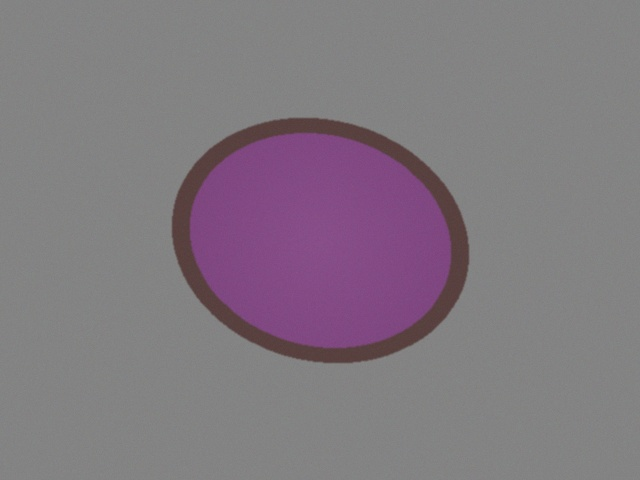
#> input picture cv-service/samples/sack1_seed_1.jpg, 640 x 480 px; its folder holds only this picture in this run
$ python check_rot.py
#> lines starting #> are read from the running program, lines starting #| are printed output that depends on the picture; after the words box and inside, x2 and y2 are one past the last pixel; in counts of white or black regions, pixels touching at a corner belong together
### cv-service/rot_model.py
import math
import os
from pathlib import Path

_HERE = Path(__file__).parent


def _load_env_file():
    # repo-root .env.local (shared with the Next app), then cv-service/.env as a fallback.
    # setdefault means a variable already set in the terminal wins, then the first file found.
    for p in (_HERE.parent / ".env.local", _HERE / ".env"):
        if not p.exists():
            continue
        for line in p.read_text(encoding="utf-8-sig").splitlines():
            line = line.strip()
            if not line or line.startswith("#") or "=" not in line:
                continue
            k, v = line.split("=", 1)
            os.environ.setdefault(k.strip(), v.strip().strip('"').strip("'"))


_load_env_file()

ENABLED = os.environ.get("ROT_MODEL_ENABLED", "false").strip().lower() in ("1", "true", "yes", "on")

_bundle = None
if ENABLED:
    try:
        import joblib  # only imported when the model is switched on

        _bundle = joblib.load(_HERE / "rot_model.joblib")
    except Exception as e:  # missing file, sklearn mismatch, etc.
        print(f"[rot_model] enabled but load failed, using rule only: {e}")
else:
    print("[rot_model] disabled (ROT_MODEL_ENABLED is not true), using rule only")

ACTIVE = _bundle is not None


# [13 lines left out: function _row, not called in this run]


def rot_probability(debug: dict):
    """P(rot), or None when the model is off, failed to load, or nothing was measured."""
    if not ACTIVE:
        return None
    try:
        return float(_bundle["model"].predict_proba([_row(debug)])[0][1])
    except (KeyError, ValueError, TypeError):
        return None  # e.g. "no slice found" leaves debug without these keys

### cv-service/color_index.py
"""
Colour-index analyzer for ONE sliced-ube photo (cross-section on a matte gray
lightbox background).

Pipeline:
  1. Decode + downscale
  2. Convert to CIELAB (perceptual colour space)
  3. Segment the slice: anything clearly different from the background colour
     (estimated from the image border) is the slice
  4. Keep only the inner "core" of the slice (drops the skin ring and edges)
  5. Correct colour cast: the background is supposed to be neutral gray, so any
     a*/b* offset in it is a white-balance error we subtract from the flesh
  6. Pigment score = median purple-axis chroma of the core, mapped to 0-100
  7. Heuristic defect flags (browning / rot / not_ube / pale_flesh)

STATUS: every number in CAL is a starting guess validated only on synthetic
images (see test_color_index.py). Calibrate on real photos before trusting it.
The defect flags are simple colour heuristics, to be replaced or backed by a
trained classifier once you have labelled data.
"""
from __future__ import annotations

from dataclasses import dataclass, field

import cv2
import numpy as np

CAL = {
    "max_side": 640,            # downscale so the longest side is at most this
    "seg_delta_e": 12.0,        # min LAB distance from background to count as slice
    "core_erode_frac": 0.30,    # ignore the outer 30% of the slice radius (skin, edge blur)
    "highlight_L": 92.0,        # pixels brighter than this are glare, ignored
    "purple_axis_deg": -40.0,   # direction of "ube purple" in the a*/b* plane
    "chroma_min": 5.0,          # purple chroma that maps to score 0
    "chroma_max": 45.0,         # purple chroma that maps to score 100
    "min_core_px": 1500,
    # defect heuristics
    "pale_score": 25.0,
    "brown_hue": (20.0, 90.0),
    "brown_chroma": (8.0, 32.0),
    "brown_L": (15.0, 65.0),
    "brown_frac_flag": 0.12,
    "rot_L": 22.0,
    "rot_frac_flag": 0.15,
    "purple_hue": (250.0, 355.0),
    "not_ube_chroma": 18.0,
    "not_ube_purple_frac": 0.20,
    "not_ube_max_brown_frac": 0.40,
}


@dataclass
class Analysis:
    pigment_score: float
    defects: list
    confidence: float
    debug: dict = field(default_factory=dict)
    overlay: np.ndarray | None = None  # BGR image for eyeballing segmentation


def decode(data: bytes) -> np.ndarray:
    img = cv2.imdecode(np.frombuffer(data, dtype=np.uint8), cv2.IMREAD_COLOR)
    if img is None:
        raise ValueError("Could not decode image")
    h, w = img.shape[:2]
    scale = CAL["max_side"] / max(h, w)
    if scale < 1:
        img = cv2.resize(img, (int(w * scale), int(h * scale)), interpolation=cv2.INTER_AREA)
    return img


def _to_lab(bgr: np.ndarray) -> np.ndarray:
    # float32 input in [0,1] gives true CIELAB: L 0-100, a/b roughly -127..127
    return cv2.cvtColor(bgr.astype(np.float32) / 255.0, cv2.COLOR_BGR2LAB)


def _segment(lab: np.ndarray):
    """Return (filled slice mask uint8 0/1 or None, background LAB colour)."""
    h, w = lab.shape[:2]
    blur = cv2.GaussianBlur(lab, (5, 5), 0)
    m = max(2, int(0.04 * min(h, w)))
    border = np.concatenate([
        blur[:m].reshape(-1, 3), blur[-m:].reshape(-1, 3),
        blur[:, :m].reshape(-1, 3), blur[:, -m:].reshape(-1, 3),
    ])
    bg = np.median(border, axis=0)

    dist = np.linalg.norm(blur - bg, axis=2)
    mask = (dist > CAL["seg_delta_e"]).astype(np.uint8)
    kernel = cv2.getStructuringElement(cv2.MORPH_ELLIPSE, (5, 5))
    mask = cv2.morphologyEx(mask, cv2.MORPH_OPEN, kernel)
    mask = cv2.morphologyEx(mask, cv2.MORPH_CLOSE, kernel)

    contours, _ = cv2.findContours(mask, cv2.RETR_EXTERNAL, cv2.CHAIN_APPROX_SIMPLE)
    if not contours:
        return None, bg
    biggest = max(contours, key=cv2.contourArea)
    if cv2.contourArea(biggest) < 0.01 * h * w:
        return None, bg
    filled = np.zeros((h, w), np.uint8)
    cv2.drawContours(filled, [biggest], -1, 1, thickness=-1)  # fills holes too
    return filled, bg


def _frac(x: np.ndarray) -> float:
    return float(x.mean()) if x.size else 0.0


def analyze(data: bytes) -> Analysis:
    bgr = decode(data)
#> in decode, img is the input picture: shape (480, 640, 3); mean B, G, R 128.2, 120.1, 129.1
    h, w = bgr.shape[:2]
#> h = 480; w = 640
    lab = _to_lab(bgr)
#> in _to_lab, `return cv2.cvtColor(bgr.astype(np.float32) / 255.0, cv2.COLOR_BGR2LAB)`: returned value: shape (480, 640, 3) float32; mean of channels 0, 1, 2 51.6, 5.2, -3

    mask, bg = _segment(lab)
#> in _segment, `blur = cv2.GaussianBlur(lab, (5, 5), 0)`: blur: shape (480, 640, 3) float32; mean of channels 0, 1, 2 51.7, 5.2, -3
#> in _segment, `bg = np.median(border, axis=0)`: bg = [54.81, 0.0297, 0.015]
#> in _segment, `mask = (dist > CAL["seg_delta_e"]).astype(np.uint8)`:
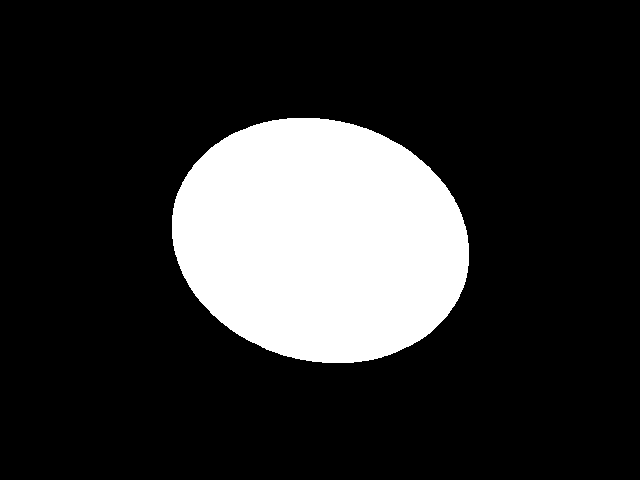
#> mask: shape (480, 640); values 0 (black) and 1 (white), 18.6% white; 1 white region, box (x1, y1, x2, y2) and area: (172, 118, 469, 363) 57013
#> in _segment, `mask = cv2.morphologyEx(mask, cv2.MORPH_OPEN, kernel)`: mask: shape (480, 640); values 0 (black) and 1 (white), 18.6% white; 1 white region
#> in _segment, `contours, _ = cv2.findContours(mask, cv2.RETR_EXTERNAL, cv2.CHAIN_APPR..`: contours = 1 contour; box (x1, y1, x2, y2) and area: (172, 118, 469, 363) 56626
#> in _segment, `biggest = max(contours, key=cv2.contourArea)`: biggest = contour of 376 points, box (x1, y1, x2, y2) (172, 118, 469, 363), area 56626
#> bg = [54.81, 0.0297, 0.015]
    if mask is None:
        return Analysis(0.0, ["not_ube"], 0.05, {"note": "no slice found in image"}, bgr)

    # --- core region (drop skin ring / blurry edge) ---
    dt = cv2.distanceTransform(mask, cv2.DIST_L2, 5)
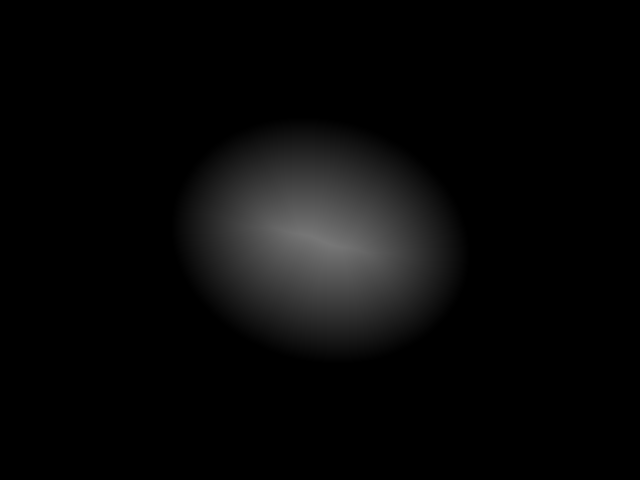
#> dt: shape (480, 640) float32; min 0, max 119.6, mean 8.1
    core = dt > CAL["core_erode_frac"] * dt.max()
#> core: shape (480, 640) bool; 9.9% white; 1 white region

    # --- colour-cast correction using the (supposedly neutral) background ---
    corr = lab.copy()
    corr[..., 1] -= bg[1]
#> corr: shape (480, 640, 3) float32; mean of channels 0, 1, 2 51.6, 5.2, -3
    corr[..., 2] -= bg[2]
#> corr: shape (480, 640, 3) float32; mean of channels 0, 1, 2 51.6, 5.2, -3

    L, a, b = corr[..., 0], corr[..., 1], corr[..., 2]
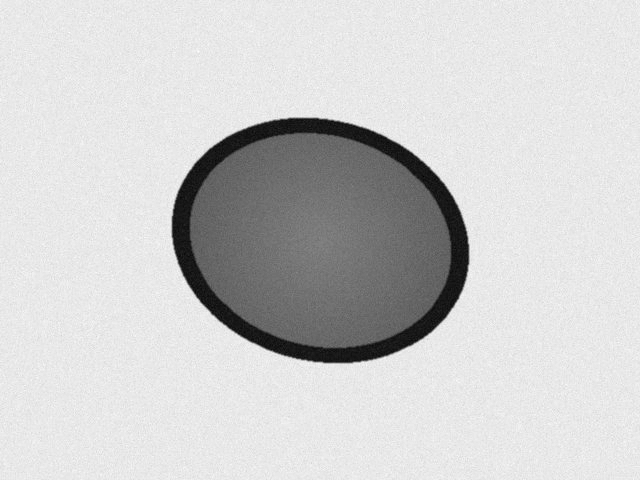
#> L: shape (480, 640) float32; min 26.8, max 57.47, mean 51.6; drawn with min black and max white
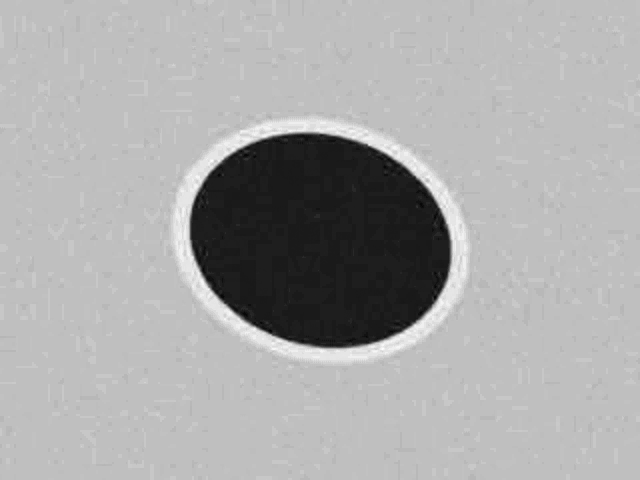
#> b: shape (480, 640) float32; min -26.58, max 8.74, mean -3; drawn with min black and max white
    glare = core & (L > CAL["highlight_L"])
#> glare: shape (480, 640) bool; every value is 0
    use = core & ~glare
    n_core = int(use.sum())
#> n_core = 30458
    if n_core < 50:
        return Analysis(0.0, ["not_ube"], 0.05, {"note": "slice too small or all glare"}, bgr)

    Lp, ap, bp = L[use], a[use], b[use]

    # --- pigment score ---
    theta = np.radians(CAL["purple_axis_deg"])
    purple_chroma = ap * np.cos(theta) + bp * np.sin(theta)
    med_pc = float(np.median(purple_chroma))
#> med_pc = 40.45
    score = float(np.clip((med_pc - CAL["chroma_min"]) / (CAL["chroma_max"] - CAL["chroma_min"]), 0, 1) * 100)
#> score = 88.64

    # --- defect heuristics ---
    chroma = np.hypot(ap, bp)
    hue = np.degrees(np.arctan2(bp, ap)) % 360
    brown = (
        (hue >= CAL["brown_hue"][0]) & (hue <= CAL["brown_hue"][1])
        & (chroma >= CAL["brown_chroma"][0]) & (chroma <= CAL["brown_chroma"][1])
        & (Lp >= CAL["brown_L"][0]) & (Lp <= CAL["brown_L"][1])
    )
    dark = Lp < CAL["rot_L"]
    purple = (hue >= CAL["purple_hue"][0]) & (hue <= CAL["purple_hue"][1]) & (chroma > 8)
    brown_frac, dark_frac, purple_frac = _frac(brown), _frac(dark), _frac(purple)
#> brown_frac = 0; dark_frac = 0; purple_frac = 1
    med_chroma = float(np.hypot(np.median(ap), np.median(bp)))
#> med_chroma = 41.01

    defects = []
    if brown_frac > CAL["brown_frac_flag"]:
        defects.append("browning")
    if dark_frac > CAL["rot_frac_flag"]:
        defects.append("rot")
    if (med_chroma >= CAL["not_ube_chroma"]
            and purple_frac < CAL["not_ube_purple_frac"]
            and brown_frac < CAL["not_ube_max_brown_frac"]):
        defects.append("not_ube")
    elif score < CAL["pale_score"] and "rot" not in defects:
        defects.append("pale_flesh")

    # --- confidence: how much should we trust this measurement? ---
    conf = 0.95
    area_frac = float(mask.sum()) / (h * w)
#> area_frac = 0.186
    if area_frac < 0.05 or area_frac > 0.85:
        conf -= 0.30  # slice too small / fills the frame
    ys, xs = np.where(mask > 0)
    if ys.min() <= 1 or xs.min() <= 1 or ys.max() >= h - 2 or xs.max() >= w - 2:
        conf -= 0.15  # slice touches the image edge (probably cropped)
    if n_core < CAL["min_core_px"]:
        conf -= 0.40
    glare_frac = float(glare.sum()) / max(1, int(core.sum()))
#> glare_frac = 0
    if glare_frac > 0.08:
        conf -= 0.10
    if float(np.std(purple_chroma)) > 12:
        conf -= 0.10  # very uneven flesh colour
    conf = float(np.clip(conf, 0.05, 0.95))

    debug = {
        "median_purple_chroma": round(med_pc, 1),
        "median_chroma": round(med_chroma, 1),
        "median_hue_deg": round(float(np.degrees(np.arctan2(np.median(bp), np.median(ap))) % 360), 1),
        "brown_frac": round(brown_frac, 3),
        "dark_frac": round(dark_frac, 3),
        "purple_frac": round(purple_frac, 3),
        "glare_frac": round(glare_frac, 3),
        "area_frac": round(area_frac, 3),
        "bg_lab": [round(float(v), 1) for v in bg],
    }

    # --- debug overlay: green outline = slice, blue tint = measured core ---
    overlay = bgr.copy()
    tint = overlay.copy()
    tint[use] = (255, 120, 0)
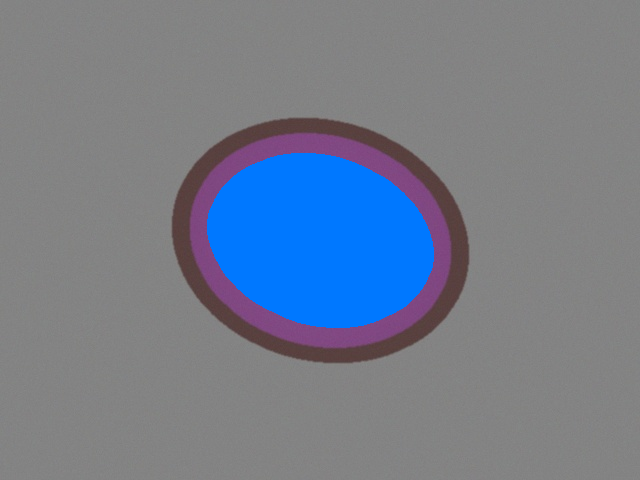
#> tint: shape (480, 640, 3); 9.91% of pixels changed, all inside (x1, y1, x2, y2) = (207, 153, 434, 328)
    overlay = cv2.addWeighted(tint, 0.35, overlay, 0.65, 0)
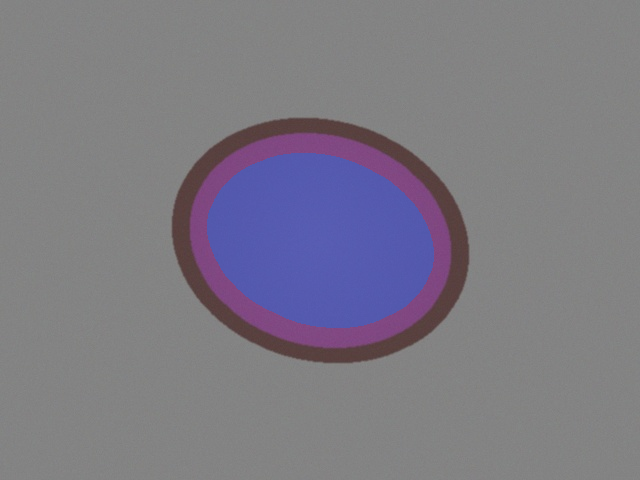
#> overlay: shape (480, 640, 3); mean B, G, R 132.5, 121.6, 124.6
    cnts, _ = cv2.findContours(mask, cv2.RETR_EXTERNAL, cv2.CHAIN_APPROX_SIMPLE)
#> cnts has the same summary as contours in _segment
    cv2.drawContours(overlay, cnts, -1, (0, 255, 0), 2)
    label = f"score {score:.0f}  conf {conf:.2f}  {','.join(defects) or 'no defects'}"
    cv2.putText(overlay, label, (10, 28), cv2.FONT_HERSHEY_SIMPLEX, 0.7, (0, 0, 0), 4)
    cv2.putText(overlay, label, (10, 28), cv2.FONT_HERSHEY_SIMPLEX, 0.7, (255, 255, 255), 2)
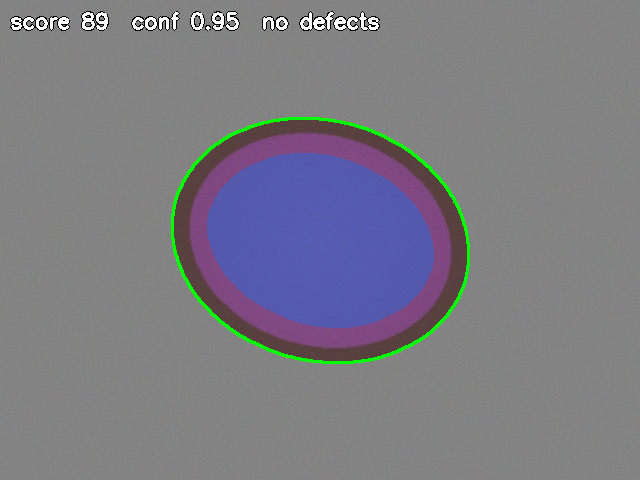
#> overlay: shape (480, 640, 3); mean B, G, R 131.9, 123.5, 123.9

    return Analysis(round(score, 1), defects, round(conf, 2), debug, overlay)

### cv-service/check_rot.py
import glob
import color_index, rot_model

files = sorted(glob.glob("samples/*.jpg") + glob.glob("samples/*.png"))
for f in files:
    r = color_index.analyze(open(f, "rb").read())
    p = rot_model.rot_probability(r.debug)
    print(f"{f:50s} rule_rot={'rot' in r.defects!s:5}  p={p}")
#| samples/sack1_seed_1.jpg                           rule_rot=False  p=None

$ run again, on cv-service/samples/sack3_reject_pale.jpg
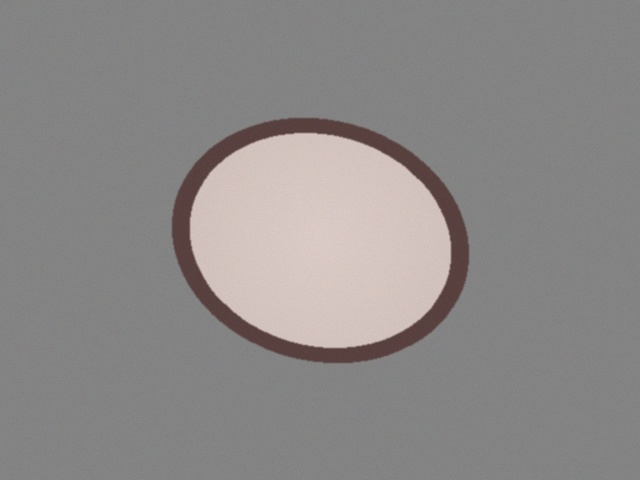
#> input picture cv-service/samples/sack3_reject_pale.jpg, 640 x 480 px
#> in decode, img is the input picture: shape (480, 640, 3); mean B, G, R 136.8, 137.6, 140.8
#> blur: shape (480, 640, 3) float32; mean of channels 0, 1, 2 57.4, 1.1, 0.9
#> in _segment, `bg = np.median(border, axis=0)`: bg = [54.81, 0.0295, 0.015]
#> in _segment, `mask = (dist > CAL["seg_delta_e"]).astype(np.uint8)`:
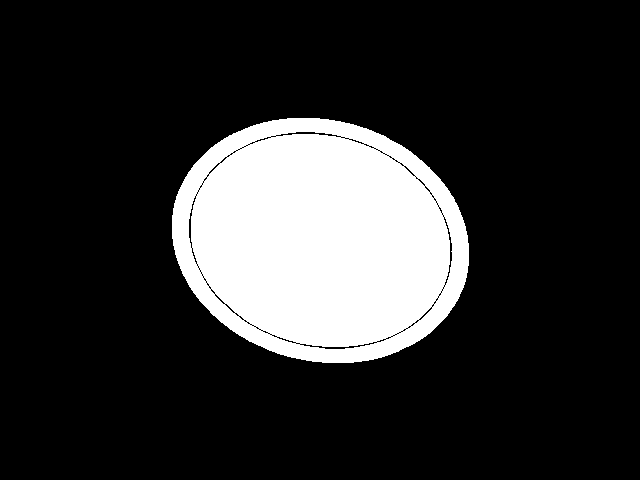
#> mask: shape (480, 640); values 0 (black) and 1 (white), 18.3% white; 1 white region, box (x1, y1, x2, y2) and area: (172, 118, 469, 363) 56072
#> contours = 1 contour; box (x1, y1, x2, y2) and area: (172, 118, 469, 363) 56620
#> biggest = contour of 377 points, box (x1, y1, x2, y2) (172, 118, 469, 363), area 56620
#> in analyze, `mask, bg = _segment(lab)`: bg = [54.81, 0.0295, 0.015]
#> core: shape (480, 640) bool; 9.9% white; 1 white region
#> glare: shape (480, 640) bool; every value is 0
#> n_core = 30461
#> med_pc = 0.528
#> score = 0
#> med_chroma = 6.17
#> area_frac = 0.186
#> glare_frac = 0
#> tint: shape (480, 640, 3); 9.92% of pixels changed, all inside (x1, y1, x2, y2) = (207, 153, 434, 328)
#> cnts has the same summary as contours in _segment
#> in analyze, `cv2.putText(overlay, label, (10, 28), cv2.FONT_HERSHEY_SIMPLEX, 0.7, (..`:
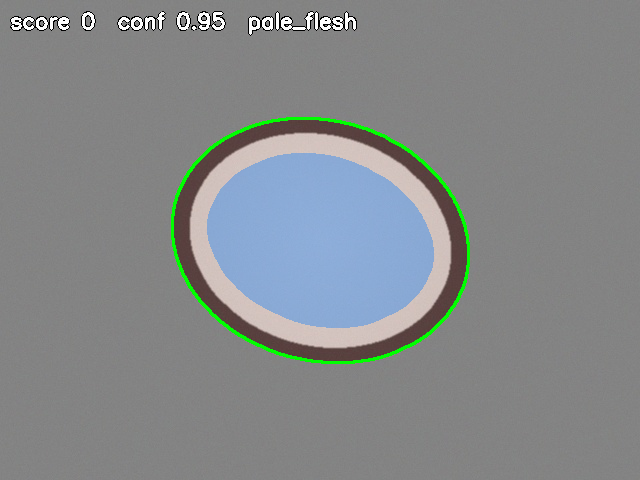
#> overlay: shape (480, 640, 3); mean B, G, R 138.3, 136.8, 132.7
#| samples/sack3_reject_pale.jpg                      rule_rot=False  p=None
